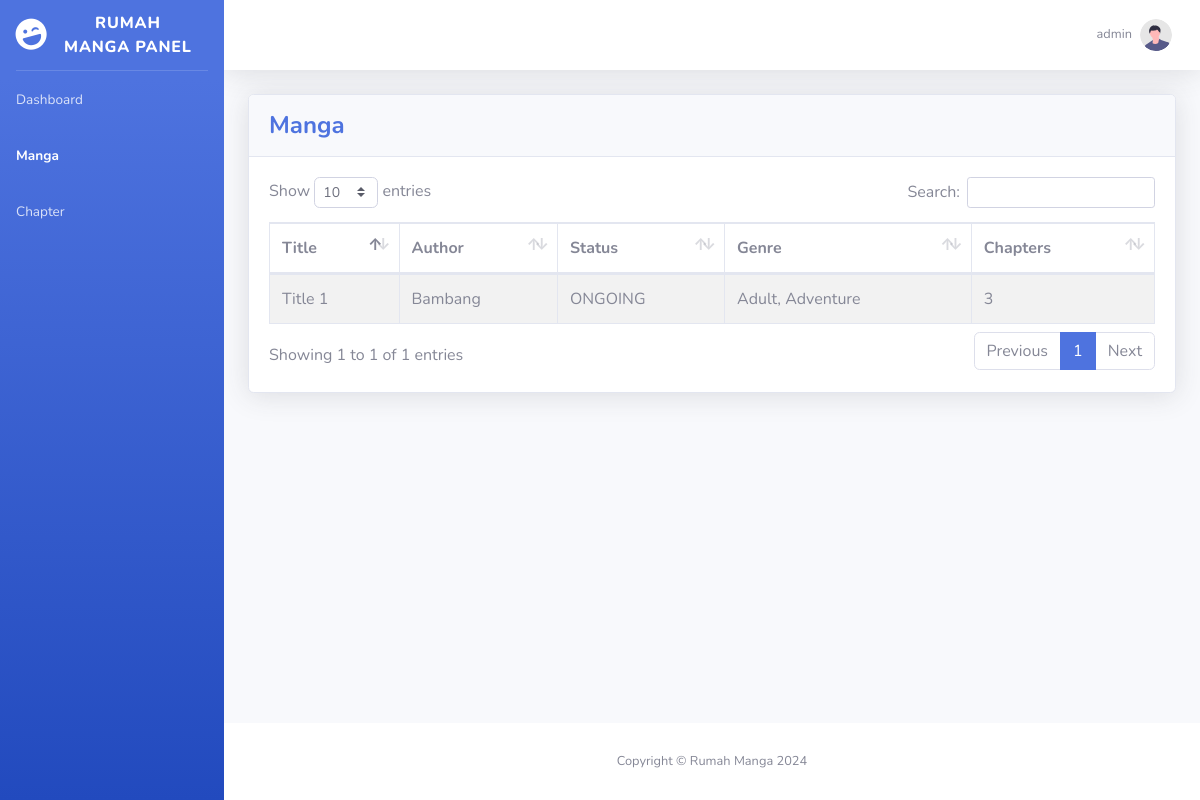
The page /manga.php (signed in) on the database as committed earlier.
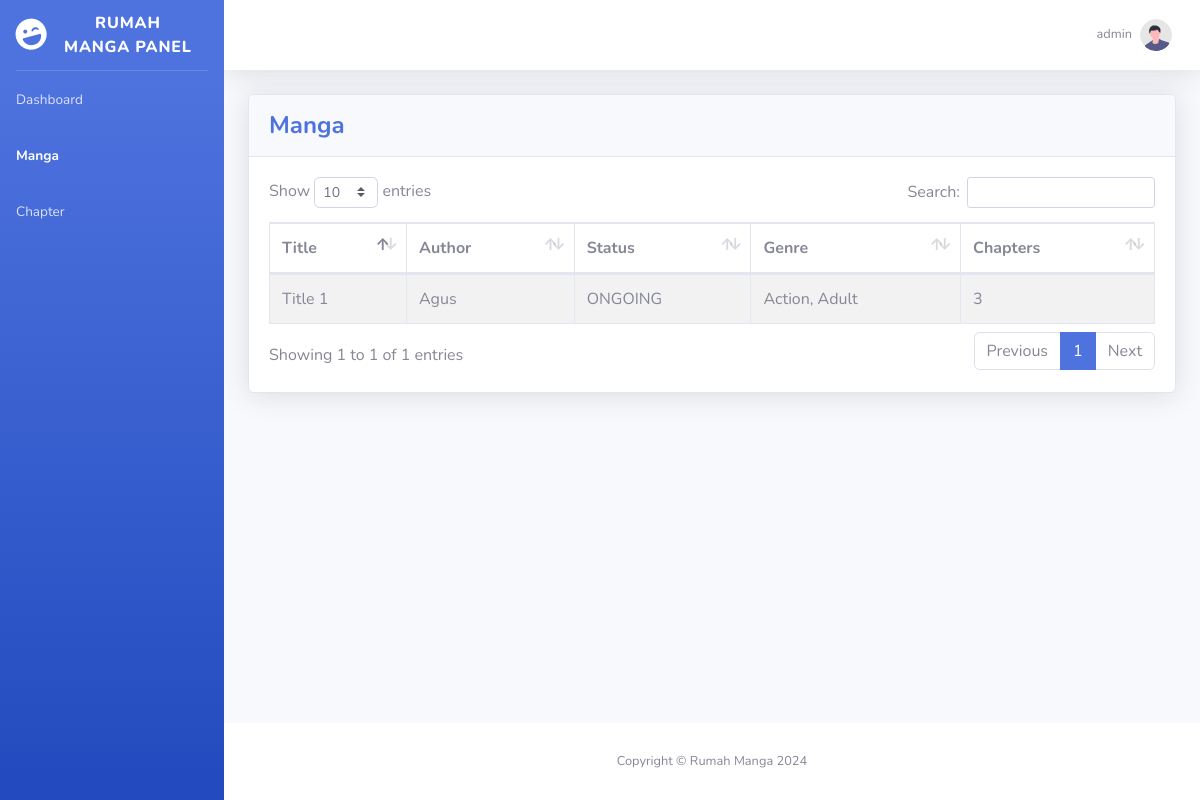
The same page on the database as committed later.
### tables this page shows
CREATE TABLE "mangas" (
	"id"	INTEGER NOT NULL,
	"secure_id"	TEXT NOT NULL,
	"created_date"	TEXT,
	"modified_date"	TEXT,
	"title"	TEXT NOT NULL,
	"author_id"	TEXT,
	"genres_id"	TEXT,
	"status"	TEXT,
	"synopsis"	TEXT,
	"cover_img"	TEXT,
	PRIMARY KEY("id")
);

### api/get_manga.php (called while the page is built, shortened)
<?php
include('config/db.php');
if ($_SERVER["REQUEST_METHOD"] == "GET") {
    try{
        $sql = 'SELECT * FROM mangas';
        $stmt = $db->query($sql);
        $mangas = $stmt->fetchAll();
        $i = 0;
        foreach($mangas as $manga) {
            $genreIds = json_decode($manga['genres_id']);
            $genreNames = array();
            foreach ($genreIds as $genreId) {
                $sql = "SELECT name FROM genres WHERE id = ".$genreId;
                $stmt = $db->query($sql);
                $genre = $stmt->fetchColumn();
                if ($genre) {
                    $genreNames[] = $genre;
                }
            }
            $genreNamesCombined = implode(", ", $genreNames);
            $mangas[$i]['genre'] = $genreNamesCombined;
            $sql = 'SELECT * FROM chapters WHERE manga_id='.$manga['id'];
            $stmt = $db->query($sql);
            $chapters = $stmt->fetchAll();
            $mangas[$i]['chapters'] = count($chapters);
            $sql = 'SELECT name FROM authors WHERE id = '.$manga['author_id'];
            $stmt = $db->query($sql);
            $author = $stmt->fetchColumn();
            $mangas[$i]['author'] = $author;
            $i++;
        }
    } catch(PDOException $e){
        echo "Connection failed: " . $e->getMessage();
    }
}
?>

### manga.php (the view, shortened to what this page needs)
<?php
include('layout/header.php');
require 'api/get_manga.php'
?>
<body id="page-top">
    <?php
     include 'layout/sidebar.php';
    ?>
    <div id="content-wrapper" class="d-flex flex-column">
    <div id="content">
        <?php include 'layout/top_bar.php'?>
        <div class="container-fluid">
            <div class="card shadow mb-4">
                <div class="card-header py-3">
                    <h4 class="m-0 font-weight-bold text-primary">Manga</h4>
                </div>
                <div class="card-body">
                    <div class="table-responsive">
                        <table class="table table-bordered table-striped" id="dataTable" width="100%" cellspacing="0">
                            <thead>
                                <tr>
                                    <th>Title</th>
                                    <th>Author</th>
                                    <th>Status</th>
                                    <th>Genre</th>
                                    <th>Chapters</th>
                                </tr>
                            </thead>
                            <tbody>
                                <?php foreach($mangas as $manga): ?>
                                    <tr data-href="upsert_manga.php?q=<?php echo htmlspecialchars($manga['secure_id'])?> " id="click-tbl" >
                                        <td><?php echo htmlspecialchars($manga['title']); ?></td>
                                        <td><?php echo htmlspecialchars($manga['author']); ?></td>
                                        <td><?php echo htmlspecialchars($manga['status']); ?></td>
                                        <td><?php echo htmlspecialchars($manga['genre']);?></td>
                                        <td><?php echo htmlspecialchars($manga['chapters']);?></td>
                                    </tr>
                                <?php endforeach; ?>
                            </tbody>
                        </table>
                    </div>
                </div>
            </div>
            </div>
    </div>
    <?php include 'layout/footer.php'?>
    </div>
    </div>
</body>
</html>

Rows that differ between the two databases and show on the page:
changed mangas "Title 1": author "Bambang" → "Agus"; genre "Adult, Adventure" → "Action, Adult"
